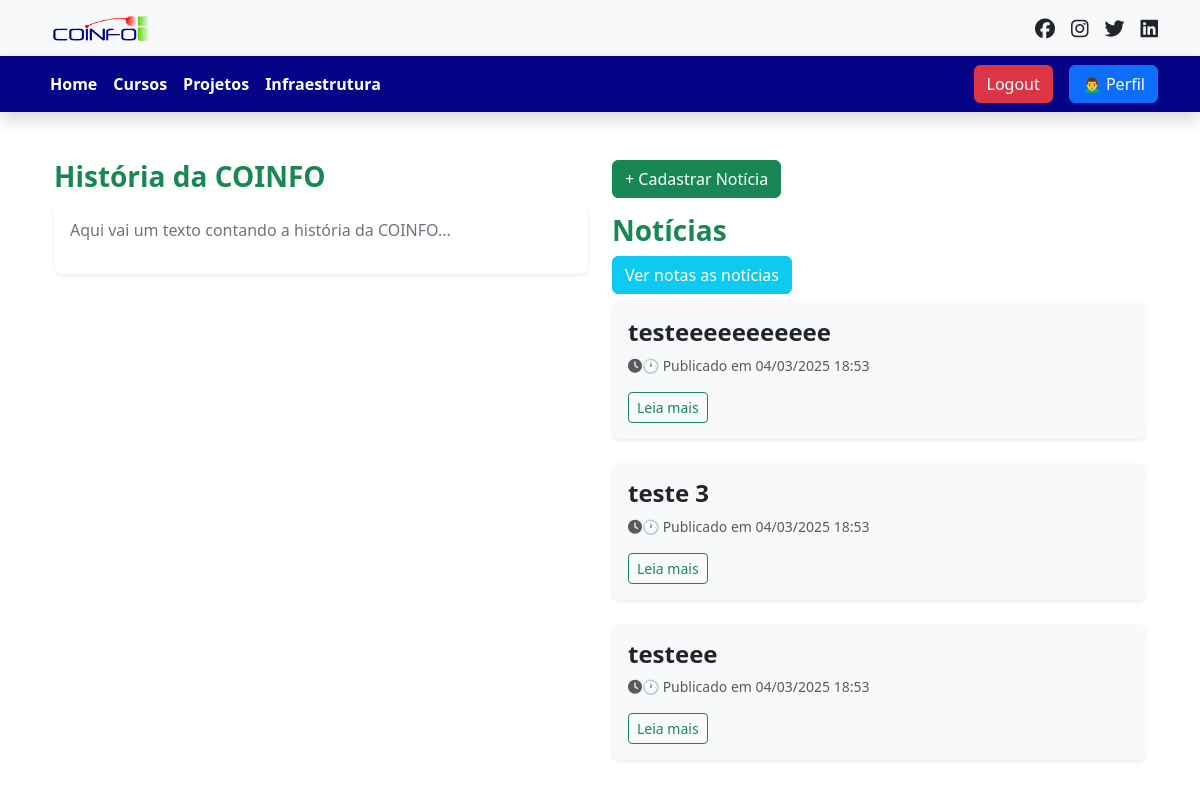
The app's page / (signed in) with its own data.
### sistema/models.py (models this page shows, shortened)
class Noticia(models.Model):
    STATUS_CHOICES = [
        ('rascunho', 'Rascunho'),
        ('publicado', 'Publicado'),
    ]
    ATIVACAO_CHOICES = [
        ('ativada', 'Ativada'),
        ('desativada', 'Desativada'),
    ]
    titulo = models.CharField(max_length=255)
    conteudo = models.TextField()
    autor = models.ForeignKey(User, on_delete=models.CASCADE)
    data_publicacao = models.DateTimeField(auto_now_add=True)
    status = models.CharField(max_length=10, choices=STATUS_CHOICES, default='rascunho')
    ativacao = models.CharField(max_length=10, choices=ATIVACAO_CHOICES, default='ativada')

### sistema/views.py (the view)
# urls.py: 2. Add a URL to urlpatterns:  path('', views.home, name='home')
def home(request):
    is_admin = request.user.is_superuser
    is_professor = request.user.groups.filter(name='Professores').exists()
    noticias = Noticia.objects.filter(status='publicado', ativacao='ativada').order_by('-data_publicacao')[:3]
    return render(request, 'index.html', {
        'noticias': noticias,
        'is_admin': is_admin,
        'is_professor': is_professor,
        })

### sistema/templates/index.html
{% extends 'base.html' %}
{% load static %}
{% block content %}
<div class="container mt-5">
    <div class="row">
        <div class="col-md-6">
            <h3 class="text-success fw-bold">História da COINFO</h3>
            <div class="card shadow-sm border-0 rounded-3 bg-white">
                <div class="card-body">
                    <p class="text-secondary">Aqui vai um texto contando a história da COINFO...</p>
                </div>
            </div>
        </div>
        <div class="col-md-6">
            {% if is_admin %}
                <a href="{% url 'cadastrar_noticia' %}" class="btn btn-success mb-3">+ Cadastrar Notícia</a>
            {% endif %}
            <h3 class="text-success fw-bold">Notícias</h3>
            <a href="{% url 'lista_noticias' %}" class="btn btn-small btn-info text-white">Ver notas as notícias</a>
            {% for noticia in noticias %}
            <div class="card mb-4 border-0 shadow-sm rounded-3 bg-light mt-2">
                <div class="card-body">
                    <h4 class="text-dark fw-bold">{{ noticia.titulo }}</h4>
                    <p class="text-muted small mt-2"><i class="fas fa-clock"></i>🕐
                         Publicado em {{ noticia.data_publicacao|date:"d/m/Y H:i" }}</p>
                    <a href="{% url 'detalhe_noticia' noticia.id %}" class="btn btn-outline-success btn-sm">Leia mais</a>
                </div>
            </div>
            {% empty %}
                <p class="text-muted">Nenhuma notícia disponível no momento.</p>
            {% endfor %}
        </div>
    </div>
</div>
{% endblock %}

### static/css/style.css (style rules this page uses)
* { margin: 0; padding: 0; box-sizing: border-box; }

### records on screen
Noticia: titulo "testeeeeeeeeeee", data_publicacao "04/03/2025 18:53"
Noticia: titulo "teste 3", data_publicacao "04/03/2025 18:53"
Noticia: titulo "testeee", data_publicacao "04/03/2025 18:53"
